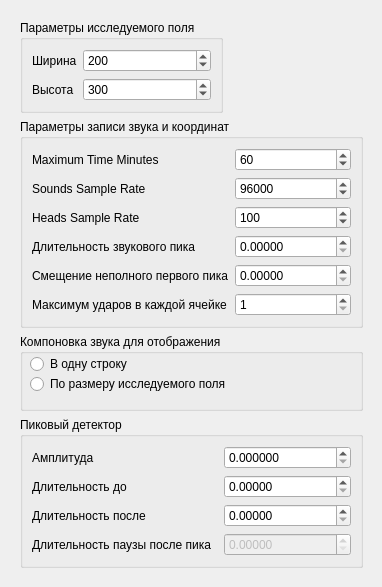
     <widget class="QWidget" name="tab_5">
      <property name="enabled">
       <bool>true</bool>
      </property>
      <property name="autoFillBackground">
       <bool>false</bool>
      </property>
      <attribute name="title">
       <string>Параметры поля и звука</string>
      </attribute>
      <widget class="QWidget" name="formLayoutWidget">
       <property name="geometry">
        <rect>
         <x>10</x>
         <y>10</y>
         <width>363</width>
         <height>568</height>
        </rect>
       </property>
       <layout class="QFormLayout" name="formLayout_3">
        <property name="sizeConstraint">
         <enum>QLayout::SetMaximumSize</enum>
        </property>
        <property name="fieldGrowthPolicy">
         <enum>QFormLayout::ExpandingFieldsGrow</enum>
        </property>
        <property name="leftMargin">
         <number>10</number>
        </property>
        <property name="topMargin">
         <number>10</number>
        </property>
        <property name="rightMargin">
         <number>10</number>
        </property>
        <property name="bottomMargin">
         <number>10</number>
        </property>
        <item row="0" column="0">
         <widget class="QGroupBox" name="groupBox_6">
          <property name="title">
           <string>Параметры исследуемого поля</string>
          </property>
          <layout class="QFormLayout" name="formLayout_5">
           <item row="0" column="0">
            <widget class="QLabel" name="label_23">
             <property name="text">
              <string>Ширина</string>
             </property>
            </widget>
           </item>
           <item row="0" column="1">
            <widget class="QSpinBox" name="widthBox">
             <property name="minimum">
              <number>1</number>
             </property>
             <property name="maximum">
              <number>10000</number>
             </property>
             <property name="value">
              <number>200</number>
             </property>
            </widget>
           </item>
           <item row="1" column="0">
            <widget class="QLabel" name="label_25">
             <property name="text">
              <string>Высота</string>
             </property>
            </widget>
           </item>
           <item row="1" column="1">
            <widget class="QSpinBox" name="heightBox">
             <property name="minimum">
              <number>1</number>
             </property>
             <property name="maximum">
              <number>10000</number>
             </property>
             <property name="value">
              <number>300</number>
             </property>
            </widget>
           </item>
          </layout>
         </widget>
        </item>
        <item row="2" column="0" colspan="2">
         <widget class="QGroupBox" name="groupBoxSoundPackingForVisualize">
          <property name="sizePolicy">
           <sizepolicy hsizetype="Expanding" vsizetype="Expanding">
            <horstretch>0</horstretch>
            <verstretch>0</verstretch>
           </sizepolicy>
          </property>
          <property name="minimumSize">
           <size>
            <width>0</width>
            <height>32</height>
           </size>
          </property>
          <property name="title">
           <string>Компоновка звука для отображения</string>
          </property>
          <widget class="QRadioButton" name="rbPackInLine">
           <property name="geometry">
            <rect>
             <x>10</x>
             <y>20</y>
             <width>101</width>
             <height>20</height>
            </rect>
           </property>
           <property name="text">
            <string>В одну строку</string>
           </property>
          </widget>
          <widget class="QRadioButton" name="rbPackInSquare">
           <property name="geometry">
            <rect>
             <x>10</x>
             <y>40</y>
             <width>231</width>
             <height>20</height>
            </rect>
           </property>
           <property name="text">
            <string>По размеру исследуемого поля</string>
           </property>
           <property name="checkable">
            <bool>true</bool>
           </property>
           <property name="checked">
            <bool>false</bool>
           </property>
          </widget>
         </widget>
        </item>
        <item row="3" column="0" colspan="2">
         <widget class="QGroupBox" name="groupBox">
          <property name="title">
           <string>Пиковый детектор</string>
          </property>
          <layout class="QFormLayout" name="formLayout">
           <item row="0" column="0">
            <widget class="QLabel" name="label">
             <property name="text">
              <string>Амплитуда</string>
             </property>
            </widget>
           </item>
           <item row="0" column="1">
            <widget class="QDoubleSpinBox" name="peakMagnitudeLimitBox">
             <property name="decimals">
              <number>6</number>
             </property>
             <property name="maximum">
              <double>10.000000000000000</double>
             </property>
            </widget>
           </item>
           <item row="1" column="0">
            <widget class="QLabel" name="label_2">
             <property name="text">
              <string>Длительность до</string>
             </property>
            </widget>
           </item>
           <item row="1" column="1">
            <widget class="QDoubleSpinBox" name="peakBackstepBox">
             <property name="decimals">
              <number>5</number>
             </property>
             <property name="maximum">
              <double>10000.000000000000000</double>
             </property>
            </widget>
           </item>
           <item row="2" column="0">
            <widget class="QLabel" name="label_7">
             <property name="text">
              <string>Длительность после</string>
             </property>
            </widget>
           </item>
           <item row="3" column="0">
            <widget class="QLabel" name="label_16">
             <property name="text">
              <string>Длительность паузы после пика  </string>
             </property>
            </widget>
           </item>
           <item row="2" column="1">
            <widget class="QDoubleSpinBox" name="peakForestepBox">
             <property name="decimals">
              <number>5</number>
             </property>
             <property name="maximum">
              <double>10000.000000000000000</double>
             </property>
            </widget>
           </item>
           <item row="3" column="1">
            <widget class="QDoubleSpinBox" name="peakPauseCountBox">
             <property name="enabled">
              <bool>false</bool>
             </property>
             <property name="decimals">
              <number>5</number>
             </property>
             <property name="maximum">
              <double>10000.000000000000000</double>
             </property>
            </widget>
           </item>
          </layout>
         </widget>
        </item>
        <item row="1" column="0" colspan="2">
         <widget class="QGroupBox" name="groupBox_5">
          <property name="title">
           <string>Параметры записи звука и координат</string>
          </property>
          <layout class="QFormLayout" name="formLayout_4">
           <item row="0" column="0">
            <widget class="QLabel" name="label_20">
             <property name="text">
              <string>Maximum Time Minutes</string>
             </property>
            </widget>
           </item>
           <item row="0" column="1">
            <widget class="QSpinBox" name="spinBoxMaxRecordingTime">
             <property name="minimum">
              <number>1</number>
             </property>
             <property name="maximum">
              <number>720</number>
             </property>
             <property name="value">
              <number>60</number>
             </property>
            </widget>
           </item>
           <item row="1" column="0">
            <widget class="QLabel" name="label_21">
             <property name="text">
              <string>Sounds Sample Rate</string>
             </property>
            </widget>
           </item>
           <item row="1" column="1">
            <widget class="QSpinBox" name="spinBoxSoundsSampleRate">
             <property name="minimum">
              <number>1</number>
             </property>
             <property name="maximum">
              <number>100000</number>
             </property>
             <property name="value">
              <number>96000</number>
             </property>
            </widget>
           </item>
           <item row="2" column="0">
            <widget class="QLabel" name="label_22">
             <property name="text">
              <string>Heads Sample Rate</string>
             </property>
            </widget>
           </item>
           <item row="2" column="1">
            <widget class="QSpinBox" name="spinBoxHeadsSampleRate">
             <property name="minimum">
              <number>1</number>
             </property>
             <property name="maximum">
              <number>1000</number>
             </property>
             <property name="value">
              <number>100</number>
             </property>
            </widget>
           </item>
           <item row="3" column="0">
            <widget class="QLabel" name="label_26">
             <property name="text">
              <string>Длительность звукового пика</string>
             </property>
            </widget>
           </item>
           <item row="3" column="1">
            <widget class="QDoubleSpinBox" name="peakForestepSoundBox">
             <property name="decimals">
              <number>5</number>
             </property>
             <property name="maximum">
              <double>10000.000000000000000</double>
             </property>
            </widget>
           </item>
           <item row="4" column="0">
            <widget class="QLabel" name="label_27">
             <property name="text">
              <string>Смещение неполного первого пика</string>
             </property>
            </widget>
           </item>
           <item row="4" column="1">
            <widget class="QDoubleSpinBox" name="firstStepShiftBox">
             <property name="decimals">
              <number>5</number>
             </property>
             <property name="maximum">
              <double>10000.000000000000000</double>
             </property>
            </widget>
           </item>
           <item row="5" column="0">
            <widget class="QLabel" name="label_16">
             <property name="text">
              <string>Максимум ударов в каждой ячейке</string>
             </property>
            </widget>
           </item>
           <item row="5" column="1">
            <widget class="QSpinBox" name="countOfPeakToCatchForAreaBox">
             <property name="minimum">
              <number>1</number>
             </property>
             <property name="maximum">
              <number>10</number>
             </property>
             <property name="singleStep">
              <number>1</number>
             </property>
             <property name="value">
              <number>1</number>
             </property>
            </widget>
           </item>
          </layout>
         </widget>
        </item>
       </layout>
      </widget>
     </widget>
